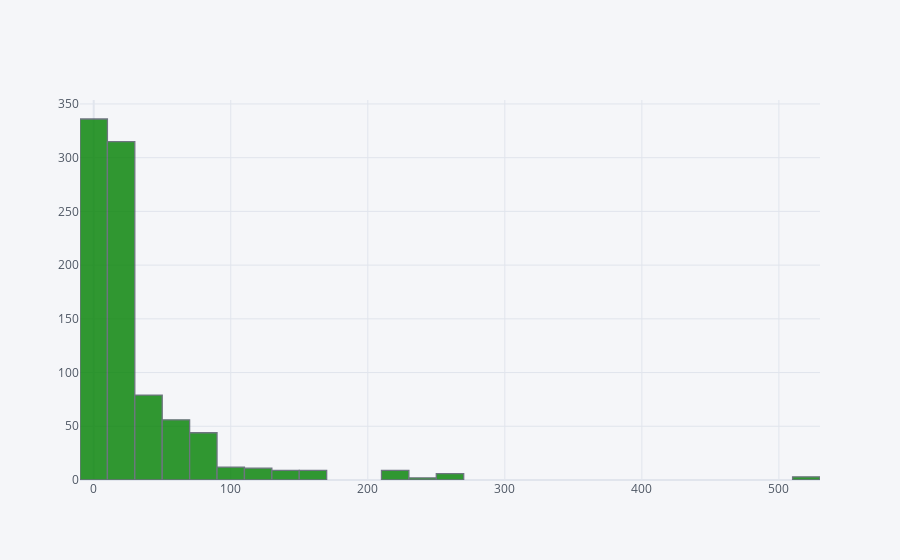

Here is the notebook cell this chart was saved with:
### Code cell
train_df['Fare'].iplot(kind='hist',bins=30,color='green')

### Figure 1 — Plotly figure (JSON) as saved in the notebook; plotly's stock layout.template omitted (floating-point values rounded to 4 significant figures; data arrays with more than 128 entries replaced by an {"elided": "..."} marker saying what was removed)
{"data": [{"histfunc": "count", "histnorm": "", "marker": {"color": "rgba(0, 128, 0, 1.0)", "line": {"color": "#4D5663", "width": 1.3}}, "name": "Fare", "nbinsx": 30, "opacity": 0.8, "orientation": "v", "type": "histogram", "x": {"elided": "891 float values"}}], "layout": {"barmode": "overlay", "legend": {"bgcolor": "#F5F6F9", "font": {"color": "#4D5663"}}, "paper_bgcolor": "#F5F6F9", "plot_bgcolor": "#F5F6F9", "title": {"font": {"color": "#4D5663"}}, "xaxis": {"gridcolor": "#E1E5ED", "showgrid": true, "tickfont": {"color": "#4D5663"}, "title": {"font": {"color": "#4D5663"}, "text": ""}, "zerolinecolor": "#E1E5ED"}, "yaxis": {"gridcolor": "#E1E5ED", "showgrid": true, "tickfont": {"color": "#4D5663"}, "title": {"font": {"color": "#4D5663"}, "text": ""}, "zerolinecolor": "#E1E5ED"}}}
